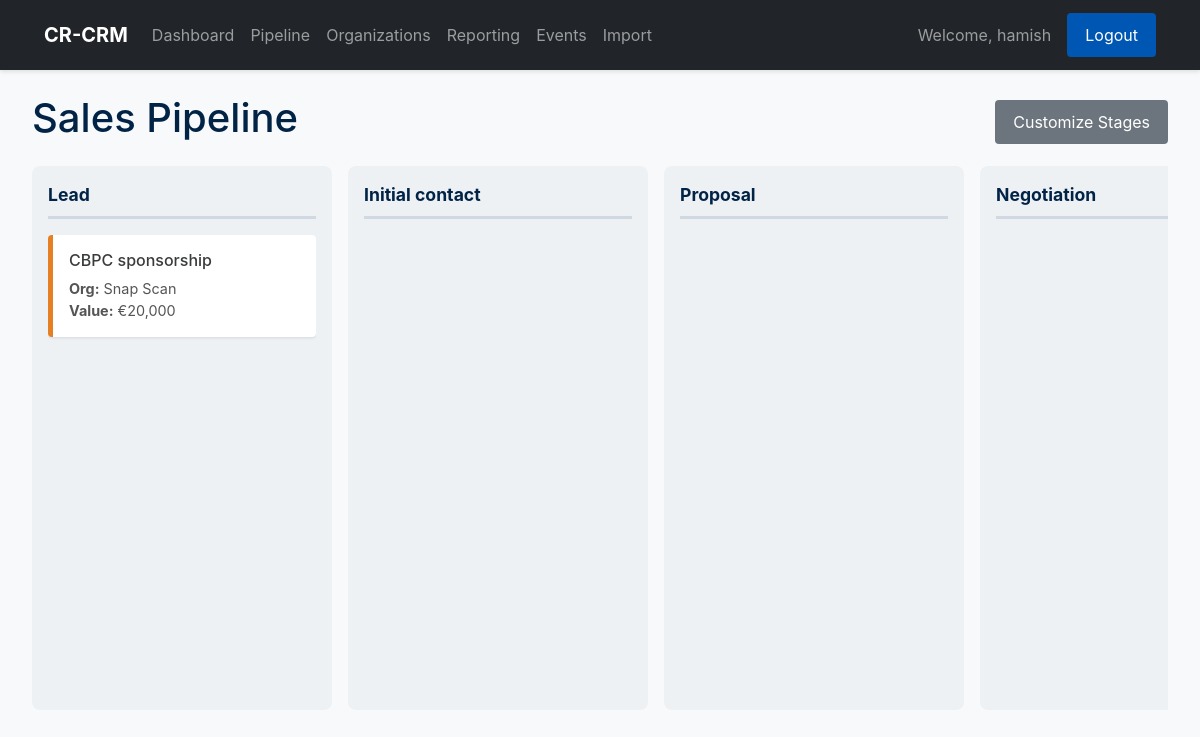
Screenshot of /pipeline (signed in) with the database file from the repository.
### app.py (models this page shows, shortened)
class User(UserMixin, db.Model):
    id = db.Column(db.Integer, primary_key=True)
    username = db.Column(db.String(80), unique=True, nullable=False)
    email = db.Column(db.String(120), unique=True, nullable=False)
    password_hash = db.Column(db.String(256), nullable=False)
    organizations = db.relationship('Organization', backref='owner', lazy=True)
    deals = db.relationship('Deal', backref='owner', lazy=True)

class PipelineStage(db.Model):
    id = db.Column(db.Integer, primary_key=True)
    name = db.Column(db.String(100), nullable=False)
    order = db.Column(db.Integer, nullable=False) # To control the display order
    user_id = db.Column(db.Integer, db.ForeignKey('user.id'), nullable=False)

class Deal(db.Model):
    id = db.Column(db.Integer, primary_key=True)
    name = db.Column(db.String(200), nullable=False)
    value = db.Column(db.Integer, default=0)
    stage = db.Column(db.String(50), nullable=False, default='Lead')
    stage_id = db.Column(db.Integer, db.ForeignKey('pipeline_stage.id'))
    closing_date = db.Column(db.Date, nullable=False)
    updated_at = db.Column(db.DateTime, default=datetime.datetime.utcnow, onupdate=datetime.datetime.utcnow)
    created_at = db.Column(db.DateTime, default=datetime.datetime.utcnow)
    organization_id = db.Column(db.Integer, db.ForeignKey('organization.id'), nullable=False)
    user_id = db.Column(db.Integer, db.ForeignKey('user.id'), nullable=False)
    contacts = db.relationship('Contact', secondary=deal_contact_association, back_populates='deals')

class Organization(db.Model):
    id = db.Column(db.Integer, primary_key=True)
    name = db.Column(db.String(200), nullable=False)
    country = db.Column(db.String(100))
    sponsorship_potential = db.Column(db.String(50), default='High (Sponsor Target)')
    strategic_notes = db.Column(db.Text)
    user_id = db.Column(db.Integer, db.ForeignKey('user.id'), nullable=False)
    contacts = db.relationship('Contact', backref='organization', lazy='dynamic', cascade="all, delete-orphan")
    deals = db.relationship('Deal', backref='organization', lazy='dynamic', cascade="all, delete-orphan")
    files = db.relationship('File', backref='organization', lazy='dynamic', cascade="all, delete-orphan")
    event_attendances = db.relationship('Attendee', backref='organization', lazy='dynamic', cascade="all, delete-orphan")
    custom_fields = db.relationship('CustomField', backref='organization', lazy=True, cascade="all, delete-orphan")
    files = db.relationship('File', backref='organization', lazy='dynamic', cascade="all, delete-orphan")

### app.py (the view)
@app.route('/pipeline')
@login_required
def pipeline():
    stages = PipelineStage.query.filter_by(user_id=current_user.id).order_by(PipelineStage.order).all()
    deals_by_stage = {stage.id: [] for stage in stages}
    deals = Deal.query.filter_by(owner=current_user).all()
    for deal in deals:
        if deal.stage_id in deals_by_stage:
            deals_by_stage[deal.stage_id].append(deal)
    return render_template('pipeline.html', deals_by_stage=deals_by_stage, stages=stages, now=datetime.datetime.utcnow())

### app.py (called while the page is built)
@login_manager.user_loader
def load_user(user_id):
    return User.query.get(int(user_id))

### templates/pipeline.html (shortened to what this page needs)
{% extends "base.html" %}
{% block content %}
<div class="d-flex justify-content-between align-items-center">
    <h1>Sales Pipeline</h1>
    <a href="{{ url_for('settings') }}" class="btn btn-secondary">Customize Stages</a>
</div>
<div class="pipeline-container mt-3">
    {% for stage in stages %}
    <div class="pipeline-stage">
        <div class="stage-header">
            <span class="stage-title">{{ stage.name }}</span>
        </div>
        <div class="deals-list" data-stage-id="{{ stage.id }}">
            {% for deal in deals_by_stage[stage.id] %}
            <div class="deal-card {% if (now - deal.updated_at).days > 14 %}stale-deal{% endif %} {% if deal.organization.sponsorship_potential == 'High (Sponsor Target)' %}sponsor-target{% endif %}" data-id="{{ deal.id }}">
                <a href="{{ url_for('deal_detail', deal_id=deal.id) }}" class="deal-card-link">
                    <h4>{{ deal.name }}</h4>
                    <p><strong>Org:</strong> {{ deal.organization.name }}</p>
                    <p><strong>Value:</strong> €{{ "{:,.0f}".format(deal.value) }}</p>
                </a>
            </div>
            {% endfor %}
        </div>
    </div>
    {% endfor %}
</div>
{% endblock %}

### templates/base.html (shortened to what this page needs)
<!DOCTYPE html>
<html lang="en">
<head>
    <link href="https://cdn.jsdelivr.net/npm/bootstrap@5.3.3/dist/css/bootstrap.min.css" rel="stylesheet">
    <link rel="stylesheet" href="{{ url_for('static', filename='css/style.css') }}">
</head>
<body style="background-color: #f8f9fa;">
    <nav class="navbar navbar-expand-lg navbar-dark bg-dark">
        <div class="container-fluid">
            <a class="navbar-brand fw-bold" href="{{ url_for('dashboard') }}">CR-CRM</a>
            <div class="collapse navbar-collapse" id="navbarNav">
                <ul class="navbar-nav me-auto mb-2 mb-lg-0">
                    <li class="nav-item">
                        <a class="nav-link" href="{{ url_for('dashboard') }}">Dashboard</a>
                    </li>
                    <li class="nav-item">
                        <a class="nav-link" href="{{ url_for('pipeline') }}">Pipeline</a>
                    </li>
                    <li class="nav-item">
                        <a class="nav-link" href="{{ url_for('organization_list') }}">Organizations</a>
                    </li>
                    <li class="nav-item">
                        <a class="nav-link" href="{{ url_for('reporting') }}">Reporting</a>
                    </li>
                    <li class="nav-item">
                        <a class="nav-link" href="{{ url_for('event_list') }}">Events</a>
                    </li>
                    <li class="nav-item">
                        <a class="nav-link" href="{{ url_for('import_data') }}">Import</a>
                    </li>
                </ul>
                {% if current_user.is_authenticated %}
                <span class="navbar-text me-3">
                    Welcome, {{ current_user.username }}
                </span>
                <a href="{{ url_for('logout') }}" class="btn btn-outline-light btn-sm">Logout</a>
                {% else %}
                <a href="{{ url_for('login') }}" class="btn btn-outline-light btn-sm">Login</a>
                {% endif %}
            </div>
        </div>
    </nav>
    <main class="container mt-4">
        {% block content %}{% endblock %}
    </main>
</body>
</html>

### static/css/style.css (style rules this page uses)
body { font-family: -apple-system, BlinkMacSystemFont, "Segoe UI", Roboto, "Helvetica Neue", Arial, sans-serif; margin: 0; background-color: #f4f7f6; color: #3a3b3c; }
.container { max-width: 1200px; margin: 2rem auto; padding: 0 2rem; }
h1, h2, h3 { color: #002346; margin-top: 0; }
a { color: #0056b3; text-decoration: none; }
.navbar { background-color: #002346; padding: 0.8rem 2rem; color: white; display: flex; align-items: center; justify-content: space-between; box-shadow: 0 2px 4px rgba(0,0,0,0.1); }
.navbar-brand { font-size: 1.25rem; font-weight: bold; }
.button, .btn { display: inline-block; padding: 10px 18px; background-color: #0056b3; color: white !important; border: none; border-radius: 4px; cursor: pointer; font-size: 1rem; text-align: center; text-decoration: none; }
.btn-secondary { background-color: #6c757d; }
.pipeline-container { display: flex; gap: 1rem; overflow-x: auto; padding-bottom: 1rem; }
.pipeline-stage { flex: 0 0 300px; background-color: #eef1f4; border-radius: 8px; padding: 1rem; }
.deal-card { background-color: white; border-radius: 4px; padding: 1rem; margin-bottom: 1rem; box-shadow: 0 1px 3px rgba(0,0,0,0.1); }

### templates/pipeline.html (style rules this page uses)
.pipeline-container { display: flex; gap: 1rem; overflow-x: auto; padding-bottom: 1rem; min-height: 70vh; }
.pipeline-stage { flex: 0 0 300px; background-color: #eef1f4; border-radius: 8px; padding: 1rem; display: flex; flex-direction: column; }
.stage-header { padding-bottom: 0.5rem; border-bottom: 3px solid #d0d9e2; margin-bottom: 1rem; }
.stage-title { font-weight: bold; color: #002346; font-size: 1.1em; }
.deals-list { flex-grow: 1; overflow-y: auto; min-height: 100px; }
.deal-card-link { text-decoration: none; color: inherit; }
.deal-card { background-color: white; border-radius: 4px; padding: 1rem; margin-bottom: 1rem; box-shadow: 0 1px 3px rgba(0,0,0,0.1); cursor: grab; transition: box-shadow 0.2s ease-in-out; border-left: 5px solid transparent; }
.deal-card h4 { margin: 0 0 0.5rem 0; font-size: 1em; }
.deal-card p { font-size: 0.9em; margin: 0; color: #555; }
.stale-deal { border-left-color: #ffc107; }
.sponsor-target { border-left-color: #0056b3; }
.stale-deal.sponsor-target { border-left-color: #E67E22; }

### rows the page displays
User: username "hamish"
PipelineStage: name "Lead"
Deal: name "CBPC sponsorship", organization.name "Snap Scan", value "20,000"
PipelineStage: name "Initial contact"
PipelineStage: name "Proposal"
PipelineStage: name "Negotiation"
